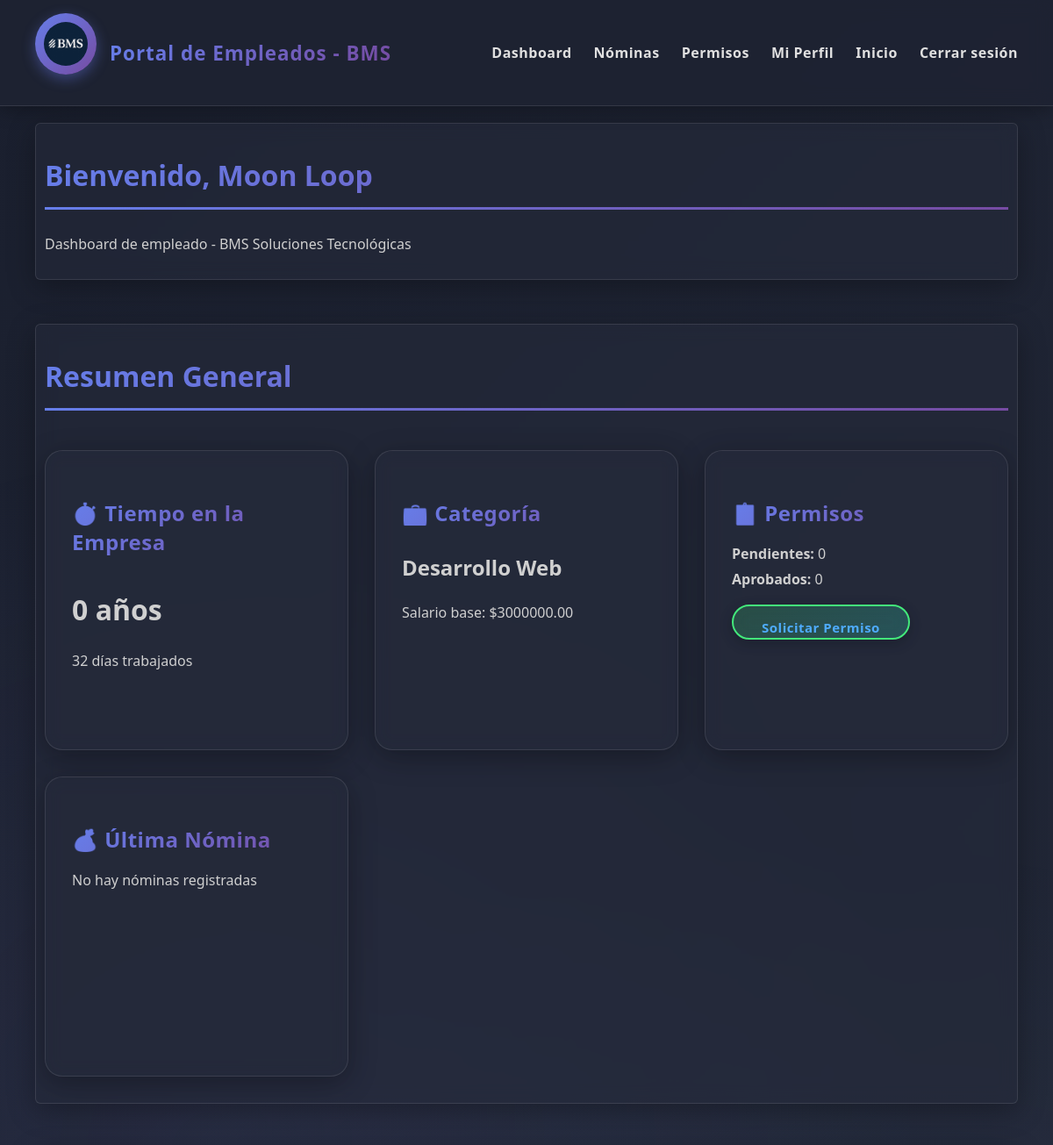
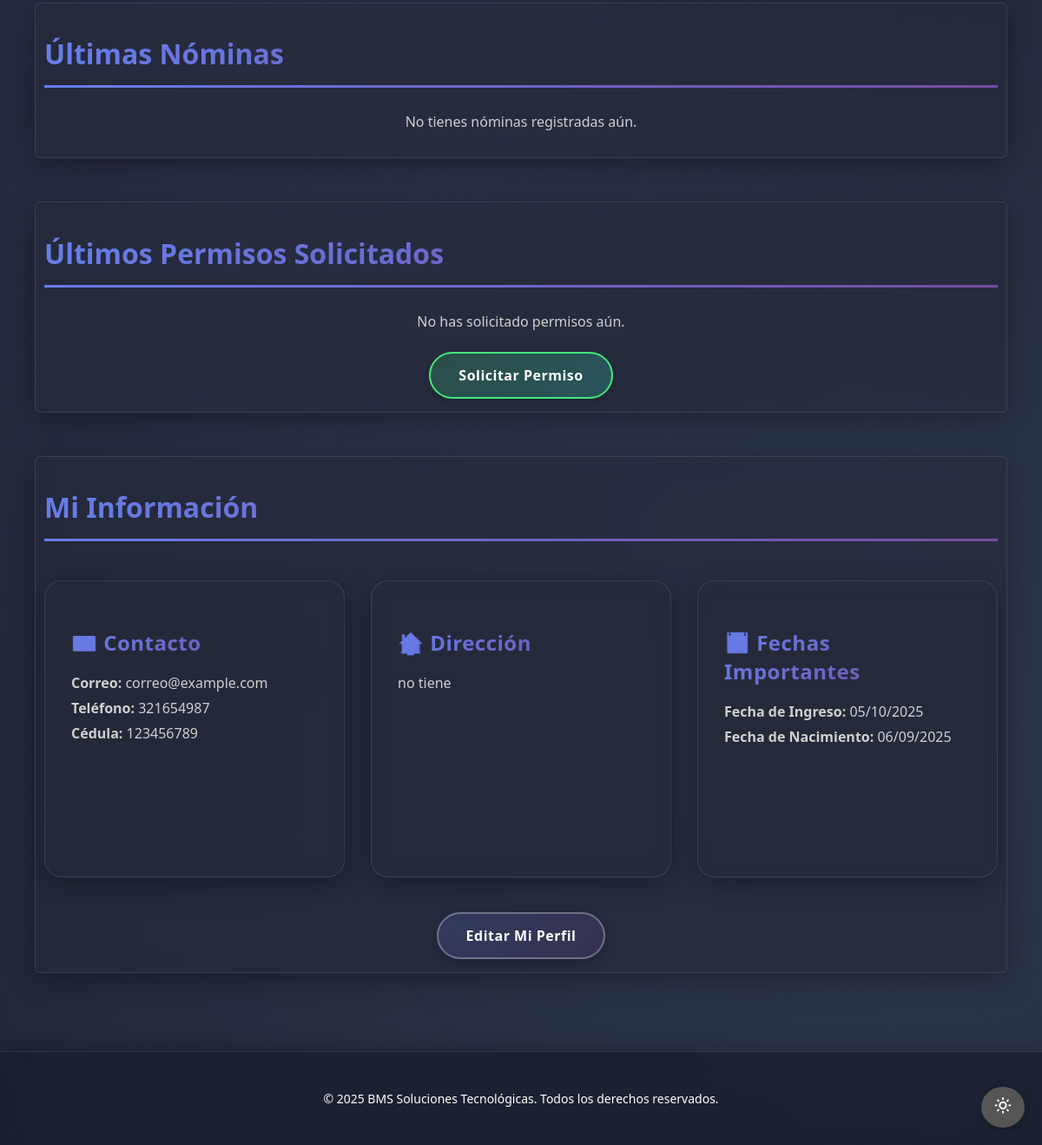
The app's page /empleados/dashboard/ (signed in) with its own data (2 pictures, top to bottom).
### core2/models.py (models this page shows, shortened)
class Empleado(models.Model):
    user = models.OneToOneField(User, on_delete=models.CASCADE, related_name='empleado')
    nombre = models.CharField(max_length=100)
    apellido = models.CharField(max_length=100)
    cedula = models.CharField(max_length=20, unique=True)
    correo = models.EmailField(unique=True)
    telefono = models.CharField(max_length=20, blank=True)
    direccion = models.CharField(max_length=200, blank=True)
    fecha_nacimiento = models.DateField(null=True, blank=True)
    fecha_ingreso = models.DateField(default=date.today)
    categoria = models.ForeignKey(Categoria, on_delete=models.SET_NULL, null=True, blank=True)
    activo = models.BooleanField(default=True)
    datos_completados = models.BooleanField(default=False)
    def dias_en_empresa(self):
        if self.fecha_ingreso:
            return (date.today() - self.fecha_ingreso).days
        return 0
    def anos_en_empresa(self):
        return self.dias_en_empresa() // 365

### core1/models.py (models this page shows, shortened)
class Categoria(models.Model):
    id = models.AutoField(primary_key=True)
    nombre = models.CharField(max_length=100, unique=True)
    descripcion = models.TextField(blank=True)
    salario_base = models.DecimalField(max_digits=10, decimal_places=2)

### core2/views.py (the view)
# urls.py: path('dashboard/', views.dashboard_empleado, name='dashboard_empleado'),
@login_required
def dashboard_empleado(request):
    try:
        empleado = request.user.empleado
        if not empleado.datos_completados:
            return redirect('completar_datos')
        permisos_pendientes = empleado.permisos.filter(estado='PENDIENTE').count()
        permisos_aprobados = empleado.permisos.filter(estado='APROBADO').count()
        dias_empresa = empleado.dias_en_empresa()
        anos_empresa = empleado.anos_en_empresa()
        ultimas_nominas = empleado.nominas.all()[:5]
        ultimos_permisos = empleado.permisos.all().order_by('-fecha_solicitud')[:5]
        context = {
            'empleado': empleado,
            'permisos_pendientes': permisos_pendientes,
            'permisos_aprobados': permisos_aprobados,
            'dias_empresa': dias_empresa,
            'anos_empresa': anos_empresa,
            'ultimas_nominas': ultimas_nominas,
            'ultimos_permisos': ultimos_permisos,
        }
        return render(request, 'core2/dashboard.html', context)
    except Empleado.DoesNotExist:
        empleado = Empleado.objects.create(
            user=request.user,
            nombre=request.user.first_name or '',
            apellido=request.user.last_name or '',
            correo=request.user.email or '',
            datos_completados=False
        )
        return redirect('completar_datos')

### core2/templates/core2/dashboard.html (shortened to what this page needs)
{% extends 'core2/base.html' %}
{% load static %}
{% block content %}
<main class="main-content">
    <section class="seccion">
        <h2>Bienvenido, {{ empleado.nombre }} {{ empleado.apellido }}</h2>
        <p>Dashboard de empleado - BMS Soluciones Tecnológicas</p>
    </section>
    <section class="seccion">
        <h2>Resumen General</h2>
        <div class="cards-container">
            <div class="card">
                <h3 class="card-title">⏱️ Tiempo en la Empresa</h3>
                <p class="card-content" style="font-size: 2rem; font-weight: bold;">{{ anos_empresa }} años</p>
                <p class="card-content">{{ dias_empresa }} días trabajados</p>
            </div>
            <div class="card">
                <h3 class="card-title">💼 Categoría</h3>
                <p class="card-content" style="font-size: 1.5rem; font-weight: bold;">
                    {% if empleado.categoria %}
                        {{ empleado.categoria.nombre }}
                    {% else %}
                        No asignada
                    {% endif %}
                </p>
                {% if empleado.categoria %}
                <p class="card-content">Salario base: ${{ empleado.categoria.salario_base|floatformat:2 }}</p>
                {% endif %}
            </div>
            <div class="card">
                <h3 class="card-title">📋 Permisos</h3>
                <p class="card-content">
                    <strong>Pendientes:</strong> {{ permisos_pendientes }}<br>
                    <strong>Aprobados:</strong> {{ permisos_aprobados }}
                </p>
                <a href="{% url 'solicitar_permiso' %}" class="button green">Solicitar Permiso</a>
            </div>
            <div class="card">
                <h3 class="card-title">💰 Última Nómina</h3>
                {% if ultimas_nominas %}
                    <p class="card-content" style="font-size: 2rem; font-weight: bold; color: #43e97b;">
                        ${{ ultimas_nominas.0.neto_pagar|floatformat:2 }}
                    </p>
                    <p class="card-content">{{ ultimas_nominas.0.periodo }}</p>
                {% else %}
                    <p class="card-content">No hay nóminas registradas</p>
                {% endif %}
            </div>
        </div>
    </section>
    <section class="seccion">
        <h2>Últimas Nóminas</h2>
        {% if ultimas_nominas %}
        <table class="table table--striped">
            <thead>
                <tr>
                    <th>Periodo</th>
                    <th>Tipo</th>
                    <th>Fecha Pago</th>
                    <th>Total Devengado</th>
                    <th>Deducciones</th>
                    <th>Neto a Pagar</th>
                    <th>Estado</th>
                    <th>Acciones</th>
                </tr>
            </thead>
            <tbody>
                {% for nomina in ultimas_nominas %}
                <tr>
                    <td>{{ nomina.periodo.fecha_inicio|date:"d/m/Y" }} - {{ nomina.periodo.fecha_fin|date:"d/m/Y" }}</td>
                    <td>{{ nomina.periodo.get_tipo_display }}</td>
                    <td>{{ nomina.periodo.fecha_pago|date:"d/m/Y" }}</td>
                    <td>${{ nomina.total_devengado|floatformat:2 }}</td>
                    <td>${{ nomina.total_deducciones|floatformat:2 }}</td>
                    <td><strong>${{ nomina.neto_pagar|floatformat:2 }}</strong></td>
                    <td>
                        {% if nomina.pagado %}
                            <span style="color: #43e97b;">✓ Pagado</span>
                        {% else %}
                            <span style="color: #f5576c;">○ Pendiente</span>
                        {% endif %}
                    </td>
                    <td>
                        <a href="{% url 'detalle_nomina' nomina.id %}" class="button blue">Ver Detalle</a>
                    </td>
                </tr>
                {% endfor %}
            </tbody>
        </table>
        <div style="text-align: center; margin-top: 20px;">
            <a href="{% url 'mis_nominas' %}" class="button">Ver Todas las Nóminas</a>
        </div>
        {% else %}
        <p class="texto-centro">No tienes nóminas registradas aún.</p>
        {% endif %}
    </section>
    <section class="seccion">
        <h2>Últimos Permisos Solicitados</h2>
        {% if ultimos_permisos %}
        <table class="table table--striped">
            <thead>
                <tr>
                    <th>Tipo</th>
                    <th>Fecha Inicio</th>
                    <th>Fecha Fin</th>
                    <th>Días</th>
                    <th>Estado</th>
                    <th>Fecha Solicitud</th>
                </tr>
            </thead>
            <tbody>
                {% for permiso in ultimos_permisos %}
                <tr>
                    <td>{{ permiso.tipo_permiso.nombre }}</td>
                    <td>{{ permiso.fecha_inicio|date:"d/m/Y" }}</td>
                    <td>{{ permiso.fecha_fin|date:"d/m/Y" }}</td>
                    <td>{{ permiso.dias_solicitados }}</td>
                    <td>
                        {% if permiso.estado == 'APROBADO' %}
                            <span style="color: #43e97b; font-weight: bold;">✓ Aprobado</span>
                        {% elif permiso.estado == 'RECHAZADO' %}
                            <span style="color: #f5576c; font-weight: bold;">✗ Rechazado</span>
                        {% else %}
                            <span style="color: #4facfe; font-weight: bold;">○ Pendiente</span>
                        {% endif %}
                    </td>
                    <td>{{ permiso.fecha_solicitud|date:"d/m/Y H:i" }}</td>
                </tr>
                {% endfor %}
            </tbody>
        </table>
        <div style="text-align: center; margin-top: 20px;">
            <a href="{% url 'mis_permisos' %}" class="button">Ver Todos los Permisos</a>
            <a href="{% url 'solicitar_permiso' %}" class="button green">Solicitar Nuevo Permiso</a>
        </div>
        {% else %}
        <p class="texto-centro">No has solicitado permisos aún.</p>
        <div style="text-align: center; margin-top: 20px;">
            <a href="{% url 'solicitar_permiso' %}" class="button green">Solicitar Permiso</a>
        </div>
        {% endif %}
    </section>
    <section class="seccion">
        <h2>Mi Información</h2>
        <div class="cards-container">
            <div class="card">
                <h3 class="card-title">📧 Contacto</h3>
                <p class="card-content">
                    <strong>Correo:</strong> {{ empleado.correo }}<br>
                    <strong>Teléfono:</strong> {{ empleado.telefono|default:"No registrado" }}<br>
                    <strong>Cédula:</strong> {{ empleado.cedula }}
                </p>
            </div>
            <div class="card">
                <h3 class="card-title">🏠 Dirección</h3>
                <p class="card-content">
                    {{ empleado.direccion|default:"No registrada" }}
                </p>
            </div>
            <div class="card">
                <h3 class="card-title">📅 Fechas Importantes</h3>
                <p class="card-content">
                    <strong>Fecha de Ingreso:</strong> {{ empleado.fecha_ingreso|date:"d/m/Y" }}<br>
                    {% if empleado.fecha_nacimiento %}
                    <strong>Fecha de Nacimiento:</strong> {{ empleado.fecha_nacimiento|date:"d/m/Y" }}
                    {% endif %}
                </p>
            </div>
        </div>
        <div style="text-align: center; margin-top: 20px;">
            <a href="{% url 'perfil_empleado' %}" class="button">Editar Mi Perfil</a>
        </div>
    </section>
</main>
{% endblock %}

### Static/CSS/style.css (style rules this page uses)
:root { --primary-gradient: linear-gradient(135deg, #667eea 0%, #764ba2 100%); --secondary-gradient: linear-gradient(135deg, #f093fb 0%, #f5576c 100%); --success-gradient: linear-gradient(135deg, #43e97b 0%, #38f9d7 100%); --info-gradient: linear-gradient(135deg, #4facfe 0%, #00f2fe 100%); --dark-bg: #1a1f2e; --card-bg: #252b3b; --sidebar-bg: rgba(30, 35, 50, 0.95); }
html { scroll-behavior: smooth; }
html, body { height: 100%; margin: 0; overflow-x: hidden; }
body { background: linear-gradient(135deg, #1a1f2e 0%, #252b3b 100%); color: #ffffff; min-height: 100%; margin: 0; font-family: 'Segoe UI', Tahoma, Geneva, Verdana, sans-serif; position: relative; }
body::before { content: ''; position: fixed; top: 0; left: 0; width: 100%; height: 100%; background-image: radial-gradient(circle at 20% 50%, rgba(120, 119, 198, 0.1) 0%, transparent 50%), radial-gradient(circle at 80% 80%, rgba(138, 180, 248, 0.1) 0%, transparent 50%); pointer-events: none; z-index: 0; }
.main-content { flex: 1; display: block; font-family: 'Segoe UI', Tahoma, Geneva, Verdana, sans-serif; margin-left: 0; padding: 40px; width: 100%; box-sizing: border-box; position: relative; z-index: 1; animation: fadeInUp 0.8s ease-out; }
.seccion { margin-bottom: 50px; background: rgba(37, 43, 59, 0.6); backdrop-filter: blur(10px); -webkit-backdrop-filter: blur(10px); padding: 40px; border-radius: 20px; box-shadow: 0 8px 32px rgba(0, 0, 0, 0.3); transition: all 0.3s ease; border: 1px solid rgba(255, 255, 255, 0.1); position: relative; overflow: hidden; }
.seccion::before { content: ''; position: absolute; top: -2px; left: -2px; right: -2px; bottom: -2px; background: linear-gradient(45deg, #667eea, #764ba2, #f093fb, #4facfe); border-radius: 20px; opacity: 0; transition: opacity 0.3s ease; z-index: -1; }
.seccion h2 { border-bottom: 3px solid transparent; border-image: linear-gradient(90deg, #667eea, #764ba2) 1; padding-bottom: 15px; margin-bottom: 25px; font-family: 'Segoe UI', Tahoma, Geneva, Verdana, sans-serif; font-size: 2rem; font-weight: 700; background: linear-gradient(135deg, #667eea 0%, #764ba2 100%); -webkit-background-clip: text; -webkit-text-fill-color: transparent; background-clip: text; }
.seccion p { line-height: 1.8; font-size: 16px; color: #d0d0d0; font-family: 'Segoe UI', Tahoma, Geneva, Verdana, sans-serif; }
.texto-centro { text-align: center; }
main { padding-top: 100px; }

### Static/CSS/button.css (style rules this page uses)
.button { background: linear-gradient(135deg, rgba(102, 126, 234, 0.2), rgba(118, 75, 162, 0.2)); backdrop-filter: blur(10px); border: 2px solid rgba(255, 255, 255, 0.3); color: white; padding: 14px 32px; font-size: 16px; text-decoration: none; display: inline-block; text-align: center; border-radius: 50px; transition: all 0.4s cubic-bezier(0.175, 0.885, 0.32, 1.275); font-weight: 600; letter-spacing: 0.5px; position: relative; overflow: hidden; cursor: pointer; box-shadow: 0 4px 15px rgba(0, 0, 0, 0.2); }
.button::before { content: ''; position: absolute; top: 50%; left: 50%; width: 0; height: 0; border-radius: 50%; background: rgba(255, 255, 255, 0.3); transform: translate(-50%, -50%); transition: width 0.6s ease, height 0.6s ease; }
.button.green { background: linear-gradient(135deg, rgba(67, 227, 123, 0.2), rgba(56, 249, 215, 0.2)); border-color: #43e97b; }

### core2/templates/core2/base.html (style rules this page uses)
.seccion { padding: 10px; border-radius: 6px; }

### records on screen
Empleado: nombre "Moon", apellido "Loop", categoria.nombre "Desarrollo Web", categoria.salario_base "3000000.00", correo "correo@example.com", telefono "321654987", cedula "123456789", direccion "no tiene", fecha_ingreso "05/10/2025", fecha_nacimiento "06/09/2025"

### other values on screen
{{ anos_empresa }} "0"
{{ dias_empresa }} "32"
{{ permisos_pendientes }} "0"
{{ permisos_aprobados }} "0"
